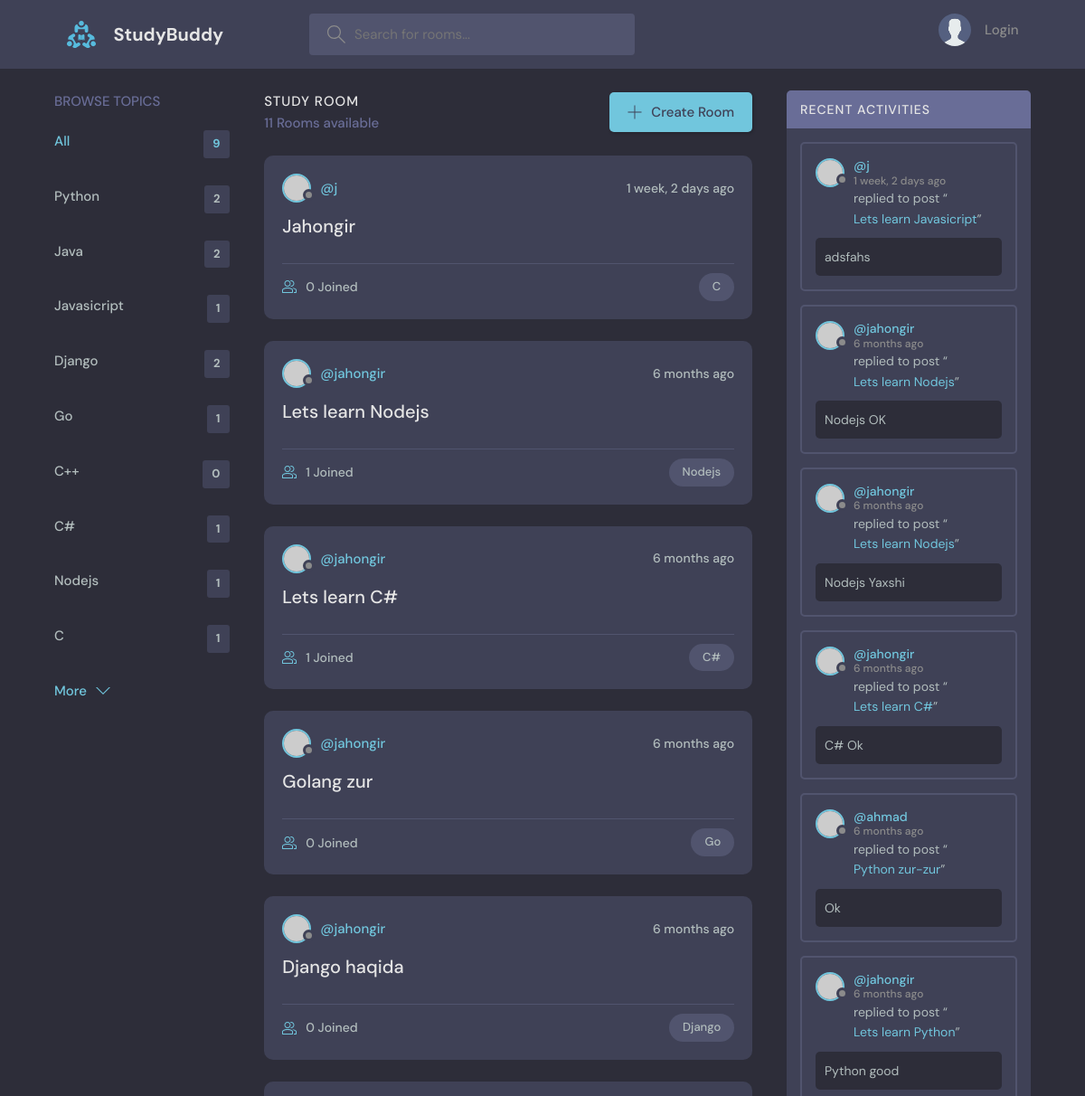
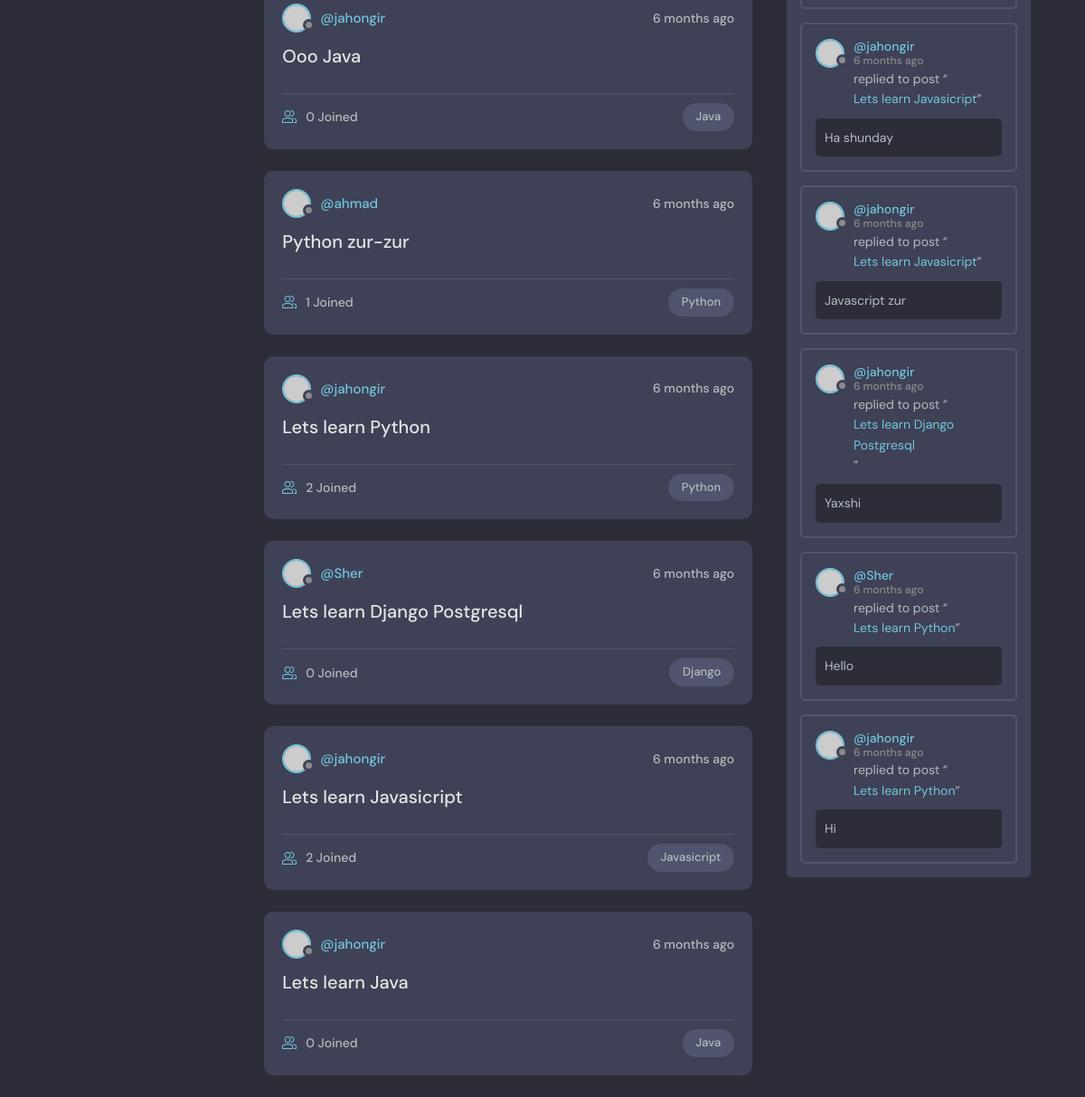
The page / on the database its author committed (2 pictures, top to bottom).
### base/models.py (models this page shows, shortened)
class Topic(models.Model):
    name = models.CharField(max_length=200)

class Room(models.Model):
    host = models.ForeignKey(User, on_delete=models.SET_NULL, null=True)
    topic = models.ForeignKey(Topic, on_delete=models.SET_NULL, null=True)
    name = models.CharField(max_length=200)
    discription = models.TextField(null=True, blank=True)
    participants = models.ManyToManyField(
        User, related_name='participants', blank=True)
    updated = models.DateTimeField(auto_now=True)
    created = models.DateTimeField(auto_now_add=True)
    class Meta:
        ordering = ['-updated', '-created']
    def __str__(self) -> str:
        return self.name

class Message(models.Model):
    user = models.ForeignKey(User, on_delete=models.CASCADE)
    room = models.ForeignKey(Room, on_delete=models.CASCADE)
    body = models.TextField()
    updated = models.DateTimeField(auto_now=True)
    created = models.DateTimeField(auto_now_add=True)
    class Meta:
        ordering = ['-updated', '-created']

### base/views.py (the view)
# urls.py: path('', views.home, name='home'),
def home(request):
    q = request.GET.get('q') if request.GET.get('q') != None else ''
    room = Room.objects.filter(
        Q(topic__name__icontains=q) |
        Q(name__icontains=q)|
        Q(discription__icontains=q)
    )
    room_count = room.count()
    topics = Topic.objects.all()
    room_message = Message.objects.filter(Q(room__topic__name__icontains=q))
    context = {'rooms':room, 'topics':topics,'room_count':room_count, 'room_message':room_message}
    return  render(request, 'base/home.html', context)

### base/templates/base/home.html (shortened to what this page needs)
{% extends 'main.html' %}
{% block content %}
    <main class="layout layout--3">
      <div class="container">
        {% include 'base/topics_component.html' %}
        <div class="roomList">
          <div class="roomList__header">
            <div>
              <h2>Study Room</h2>
              <p>{{room_count}} Rooms available</p>
            </div>
            <a class="btn btn--main" href="{% url 'create-room' %}">
              <svg version="1.1" xmlns="http://www.w3.org/2000/svg" width="32" height="32" viewBox="0 0 32 32">
                <title>add</title>
                <path
                  d="M16.943 0.943h-1.885v14.115h-14.115v1.885h14.115v14.115h1.885v-14.115h14.115v-1.885h-14.115v-14.115z"
                ></path>
              </svg>
              Create Room
            </a>
          </div>
          {% include 'base/feed_component.html' %}
        </div>
        {% include 'base/activity_component.html' %}
      </div>
    </main>
{% endblock %}

### base/templates/base/topics_component.html
<div class="topics">
    <div class="topics__header">
      <h2>Browse Topics</h2>
    </div>
    <ul class="topics__list">
      <li>
        <a href="{% url 'home' %}" class="active">All <span>{{topics.count}}</span></a>
      </li>
      {% for topic in topics %}
      <li>
        <a href="{% url 'home' %}?q={{topic.name}}">{{topic.name}} <span>{{topic.room_set.all.count}}</span></a>
      </li>
      {% endfor %}
    </ul>
    <a class="btn btn--link" href="{% url 'topics' %}">
      More
      <svg version="1.1" xmlns="http://www.w3.org/2000/svg" width="32" height="32" viewBox="0 0 32 32">
        <title>chevron-down</title>
        <path d="M16 21l-13-13h-3l16 16 16-16h-3l-13 13z"></path>
      </svg>
    </a>
</div>

### base/templates/base/feed_component.html (shortened to what this page needs)
{% for room in rooms %}
<div class="roomListRoom">
    <div class="roomListRoom__header">
      <a href="{% url 'user-profile' room.host.id %}" class="roomListRoom__author">
        <div class="avatar avatar--small">
          <img src="https://randomuser.me/api/portraits/women/11.jpg" />
        </div>
        <span>@{{room.host.username}}</span>
      </a>
      <div class="roomListRoom__actions">
        <span>{{room.created | timesince}} ago</span>
      </div>
    </div>
    <div class="roomListRoom__content">
      <a href="{% url 'room' room.id %}">{{room.name}}</a>
    </div>
    <div class="roomListRoom__meta">
      <a href="{% url 'room' room.id %}" class="roomListRoom__joined">
        {{room.participants.all.count}} Joined
      </a>
      <p class="roomListRoom__topic">{{room.topic.name}}</p>
    </div>
</div>
{% endfor %}

### base/templates/base/activity_component.html (shortened to what this page needs)
<div class="activities">
    <div class="activities__header">
      <h2>Recent Activities</h2>
    </div>
    {% for message in room_message %}
        <div class="activities__box">
        <div class="activities__boxHeader roomListRoom__header">
            <a href="{% url 'user-profile' message.user.id%}" class="roomListRoom__author">
            <div class="avatar avatar--small">
                <img src="https://randomuser.me/api/portraits/women/11.jpg" />
            </div>
            <p>
                @{{message.user}}
                <span>{{message.created | timesince}} ago</span>
            </p>
            </a>
        </div>
        <div class="activities__boxContent">
            <p>replied to post “<a href="{% url 'room' message.room.id %}">{{message.room}}</a>”</p>
            <div class="activities__boxRoomContent">
                {{message.body}}
            </div>
        </div>
        </div>
    {% endfor %}
</div>

### rows shown on the page
Topic: name "Python", room_set.all.count "2"
Topic: name "Java", room_set.all.count "2"
Topic: name "Javasicript", room_set.all.count "1"
Topic: name "Django", room_set.all.count "2"
Topic: name "Go", room_set.all.count "1"
Topic: name "C++", room_set.all.count "0"
Topic: name "C#", room_set.all.count "1"
Topic: name "Nodejs", room_set.all.count "1"
Topic: name "C", room_set.all.count "1"
Room: host.username "j", created "1 week, 2 days", name "Jahongir", participants.all.count "0", topic.name "C"
Room: host.username "jahongir", created "6 months", name "Lets learn Nodejs", participants.all.count "1", topic.name "Nodejs"
Room: host.username "jahongir", created "6 months", name "Lets learn C#", participants.all.count "1", topic.name "C#"
Room: host.username "jahongir", created "6 months", name "Golang zur", participants.all.count "0", topic.name "Go"
Room: host.username "jahongir", created "6 months", name "Django haqida", participants.all.count "0", topic.name "Django"
Room: host.username "jahongir", created "6 months", name "Ooo Java", participants.all.count "0", topic.name "Java"
Room: host.username "ahmad", created "6 months", name "Python zur-zur", participants.all.count "1", topic.name "Python"
Room: host.username "jahongir", created "6 months", name "Lets learn Python", participants.all.count "2", topic.name "Python"
Room: host.username "Sher", created "6 months", name "Lets learn Django Postgresql", participants.all.count "0", topic.name "Django"
Room: host.username "jahongir", created "6 months", name "Lets learn Javasicript", participants.all.count "2", topic.name "Javasicript"
Room: host.username "jahongir", created "6 months", name "Lets learn Java", participants.all.count "0", topic.name "Java"
Message: user "j", created "1 week, 2 days", room "Lets learn Javasicript", body "adsfahs"
Message: user "jahongir", created "6 months", room "Lets learn Nodejs", body "Nodejs OK"
Message: user "jahongir", created "6 months", room "Lets learn Nodejs", body "Nodejs Yaxshi"
Message: user "jahongir", created "6 months", room "Lets learn C#", body "C# Ok"
Message: user "ahmad", created "6 months", room "Python zur-zur", body "Ok"
Message: user "jahongir", created "6 months", room "Lets learn Python", body "Python good"
Message: user "jahongir", created "6 months", room "Lets learn Javasicript", body "Ha shunday"
Message: user "jahongir", created "6 months", room "Lets learn Javasicript", body "Javascript zur"
Message: user "jahongir", created "6 months", room "Lets learn Django Postgresql", body "Yaxshi"
Message: user "Sher", created "6 months", room "Lets learn Python", body "Hello"
Message: user "jahongir", created "6 months", room "Lets learn Python", body "Hi"

### other values the page prints
{{ topics.count }} "9"
{{ room_count }} "11"
